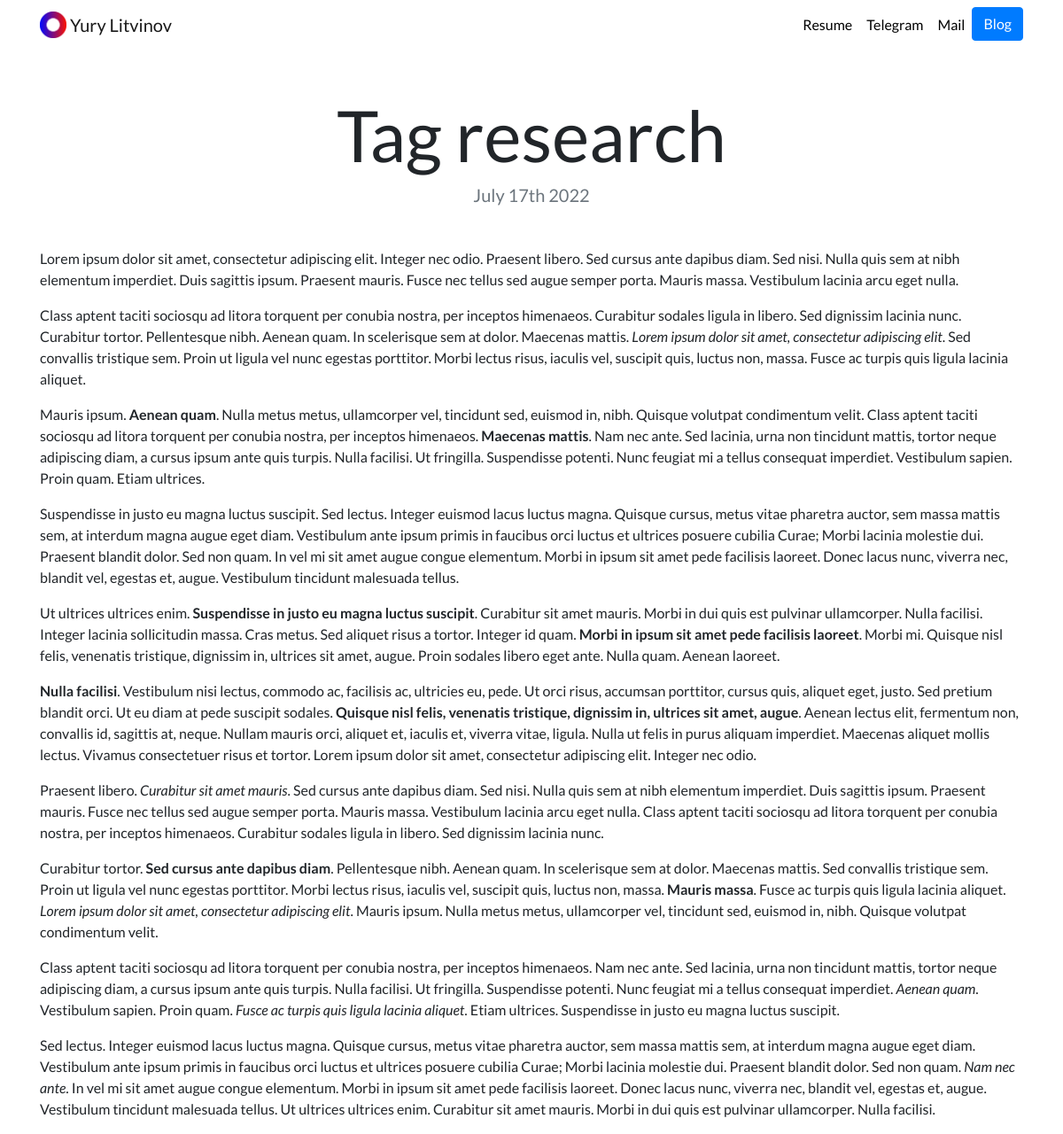
Page /blog/7/ on the committed database.
### blog/models.py (models this page shows, shortened)
class Blog(models.Model):
    title = models.CharField(max_length=200)
    description = models.TextField()
    date = models.DateField()

### blog/views.py (the view)
# urls.py: path('<int:blog_id>/', views.detail, name='detail'),
def detail(request, blog_id):
    blog = get_object_or_404(Blog, pk=blog_id)  # функция get_object_or_404 ищет в калассе Blog Ищет в поле pk (это primary key) значение blog_id. А если не находит - выдает ошибку 404
    return render(request, 'blog/detail.html',{'blog':blog})

### blog/templates/blog/detail.html
{% extends "portfolio/base.html" %}
{% load static %}
{% block content %}
<h1 class="text-center mt-5" id="blogdetailtitle">{{ blog.title }}</h1>
<h5 class="text-center text-muted mb-5">{{ blog.date|date:'F jS Y' }}</h5>
{{ blog.description|safe }}
{% endblock %}

### portfolio/static/portfolio/custom.css (style rules this page uses)
body { font-family: 'Lato', sans-serif; }
@media (min-width: 992px) { #blogdetailtitle { font-size: 5rem; } }

### rows in the picture
Blog: title "Tag research", date "July 17th 2022", description "Lorem ipsum dolor sit amet, consectetur adipiscing elit. Integer nec odio. Praesent libero. Sed cursus ante dapibus diam. Sed nisi. Nulla quis sem at nibh elementum imperdiet. Duis sagittis ipsum. Praesent mauris. Fusce nec tellus sed augue semper porta. Mauris massa. Vestibulum lacinia arcu eget nulla. Class aptent taciti sociosqu ad litora torquent per conubia nostra, per inceptos himenaeos. Curabitur sodales ligula in libero. Sed dignissim lacinia nunc. Curabitur tortor. Pellentesque nibh. Aenean quam. In scelerisque sem at dolor. Maecenas mattis. Lorem ipsum dolor sit amet, consectetur adipiscing elit . Sed convallis tristique sem. Proin ut ligula vel nunc egestas porttitor. Morbi…"
